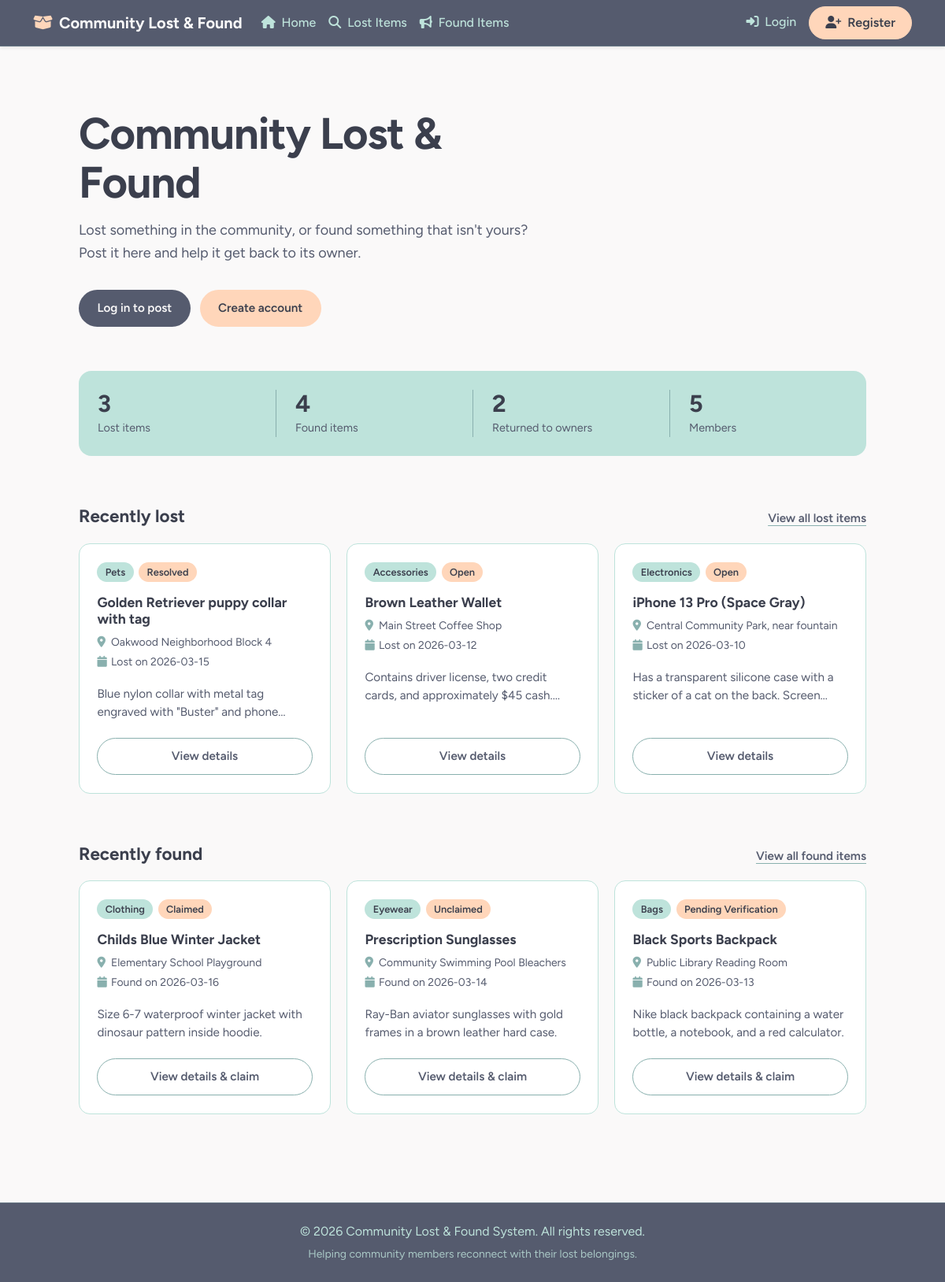
The page / on the database its author committed.
### tables this page shows
CREATE TABLE `lost_items` (
  `id` INT AUTO_INCREMENT PRIMARY KEY,
  `user_id` INT NOT NULL,
  `title` VARCHAR(150) NOT NULL,
  `category` VARCHAR(50) NOT NULL,
  `description` TEXT NOT NULL,
  `location_lost` VARCHAR(150) NOT NULL,
  `date_lost` DATE NOT NULL,
  `image_path` VARCHAR(255) DEFAULT NULL,
  `status` ENUM('Open', 'Resolved', 'Closed') NOT NULL DEFAULT 'Open',
  `created_at` TIMESTAMP DEFAULT CURRENT_TIMESTAMP,
  CONSTRAINT `fk_lost_user` FOREIGN KEY (`user_id`) REFERENCES `users` (`id`) ON DELETE CASCADE
);

CREATE TABLE `found_items` (
  `id` INT AUTO_INCREMENT PRIMARY KEY,
  `user_id` INT NOT NULL,
  `title` VARCHAR(150) NOT NULL,
  `category` VARCHAR(50) NOT NULL,
  `description` TEXT NOT NULL,
  `location_found` VARCHAR(150) NOT NULL,
  `date_found` DATE NOT NULL,
  `image_path` VARCHAR(255) DEFAULT NULL,
  `status` ENUM('Unclaimed', 'Pending Verification', 'Claimed') NOT NULL DEFAULT 'Unclaimed',
  `created_at` TIMESTAMP DEFAULT CURRENT_TIMESTAMP,
  CONSTRAINT `fk_found_user` FOREIGN KEY (`user_id`) REFERENCES `users` (`id`) ON DELETE CASCADE
);

### db.php (called while the page is built, shortened)
<?php
function isLoggedIn() {
    return isset($_SESSION['user_id']);
}

### index.php (the view, shortened to what this page needs)
<?php
require_once 'db.php';
$stats = [
    'lost' => $pdo->query("SELECT COUNT(*) FROM lost_items")->fetchColumn(),
    'found' => $pdo->query("SELECT COUNT(*) FROM found_items")->fetchColumn(),
    'resolved' => $pdo->query("SELECT COUNT(*) FROM lost_items WHERE status='Resolved'")->fetchColumn() +
                  $pdo->query("SELECT COUNT(*) FROM found_items WHERE status='Claimed'")->fetchColumn(),
    'users' => $pdo->query("SELECT COUNT(*) FROM users")->fetchColumn()
];
$recentLost = $pdo->query("SELECT l.*, u.full_name FROM lost_items l JOIN users u ON l.user_id = u.id ORDER BY l.created_at DESC LIMIT 3")->fetchAll();
$recentFound = $pdo->query("SELECT f.*, u.full_name FROM found_items f JOIN users u ON f.user_id = u.id ORDER BY f.created_at DESC LIMIT 3")->fetchAll();
include 'header.php';
?>
<header class="lf-hero">
    <div class="lf-wrap">
        <h1>Community Lost &amp; Found</h1>
        <p>Lost something in the community, or found something that isn't yours? Post it here and help it get back to its owner.</p>
        <div class="lf-actions">
            <?php if (isLoggedIn()): ?>
                <a href="post_lost.php" class="lf-btn lf-btn-primary">Post lost item</a>
                <a href="post_found.php" class="lf-btn lf-btn-accent">Post found item</a>
            <?php else: ?>
                <a href="login.php" class="lf-btn lf-btn-primary">Log in to post</a>
                <a href="register.php" class="lf-btn lf-btn-accent">Create account</a>
            <?php endif; ?>
        </div>
    </div>
</header>
<main class="lf-wrap">
    <section class="lf-stats" aria-label="Community statistics">
        <div class="lf-stat"><strong><?php echo $stats['lost']; ?></strong><span>Lost items</span></div>
        <div class="lf-stat"><strong><?php echo $stats['found']; ?></strong><span>Found items</span></div>
        <div class="lf-stat"><strong><?php echo $stats['resolved']; ?></strong><span>Returned to owners</span></div>
        <div class="lf-stat"><strong><?php echo $stats['users']; ?></strong><span>Members</span></div>
    </section>
    <section class="lf-section">
        <div class="lf-section-head">
            <h2>Recently lost</h2>
            <a href="lost_items.php" class="lf-link">View all lost items</a>
        </div>
        <?php if (empty($recentLost)): ?>
            <p class="lf-empty">No lost items reported yet. If you've lost something, post it so others can help.</p>
        <?php else: ?>
            <div class="lf-grid">
                <?php foreach ($recentLost as $item): ?>
                    <article class="lf-item">
                        <div class="lf-tags">
                            <span class="lf-tag"><?php echo htmlspecialchars($item['category']); ?></span>
                            <span class="lf-tag lf-tag-status"><?php echo htmlspecialchars($item['status']); ?></span>
                        </div>
                        <h3><?php echo htmlspecialchars($item['title']); ?></h3>
                        <p class="lf-meta"><i class="fa-solid fa-map-marker-alt"></i><?php echo htmlspecialchars($item['location_lost']); ?></p>
                        <p class="lf-meta"><i class="fa-solid fa-calendar"></i>Lost on <?php echo htmlspecialchars($item['date_lost']); ?></p>
                        <p class="lf-desc"><?php echo htmlspecialchars($item['description']); ?></p>
                        <a href="lost_detail.php?id=<?php echo (int)$item['id']; ?>" class="lf-btn lf-btn-ghost">View details</a>
                    </article>
                <?php endforeach; ?>
            </div>
        <?php endif; ?>
    </section>
    <section class="lf-section">
        <div class="lf-section-head">
            <h2>Recently found</h2>
            <a href="found_items.php" class="lf-link">View all found items</a>
        </div>
        <?php if (empty($recentFound)): ?>
            <p class="lf-empty">No found items reported yet. If you've found something, post it so the owner can claim it.</p>
        <?php else: ?>
            <div class="lf-grid">
                <?php foreach ($recentFound as $item): ?>
                    <article class="lf-item">
                        <div class="lf-tags">
                            <span class="lf-tag"><?php echo htmlspecialchars($item['category']); ?></span>
                            <span class="lf-tag lf-tag-status"><?php echo htmlspecialchars($item['status']); ?></span>
                        </div>
                        <h3><?php echo htmlspecialchars($item['title']); ?></h3>
                        <p class="lf-meta"><i class="fa-solid fa-map-marker-alt"></i><?php echo htmlspecialchars($item['location_found']); ?></p>
                        <p class="lf-meta"><i class="fa-solid fa-calendar"></i>Found on <?php echo htmlspecialchars($item['date_found']); ?></p>
                        <p class="lf-desc"><?php echo htmlspecialchars($item['description']); ?></p>
                        <a href="found_detail.php?id=<?php echo (int)$item['id']; ?>" class="lf-btn lf-btn-ghost">View details &amp; claim</a>
                    </article>
                <?php endforeach; ?>
            </div>
        <?php endif; ?>
    </section>
</main>
<?php include 'footer.php'; ?>

### header.php (style rules this page uses)
:root { --blue-slate: #555b6eff; --muted-teal: #89b0aeff; --frozen-water: #bee3dbff; --bright-snow: #faf9f9ff; --peach-fuzz: #ffd6baff; --ink: #3b3f4d; }
body { background-color: var(--bright-snow); color: var(--blue-slate); font-family: 'Figtree', system-ui, -apple-system, 'Segoe UI', sans-serif; display: flex; flex-direction: column; min-height: 100vh; }
main { flex: 1; }

### index.php (style rules this page uses)
:root { --blue-slate: #555b6eff; --muted-teal: #89b0aeff; --frozen-water: #bee3dbff; --bright-snow: #faf9f9ff; --peach-fuzz: #ffd6baff; --ink: #3b3f4d; }
body { background: var(--bright-snow); color: var(--blue-slate); font-family: 'Figtree', system-ui, -apple-system, 'Segoe UI', sans-serif; }
.lf-wrap { max-width: 1040px; margin: 0 auto; padding: 0 1.25rem; }
.lf-hero { padding: 5rem 0 3.5rem; }
.lf-hero h1 { font-size: clamp(2.25rem, 5vw, 3.5rem); font-weight: 700; letter-spacing: -0.02em; line-height: 1.1; color: var(--ink); margin: 0 0 1rem; max-width: 16ch; }
.lf-hero p { font-size: 1.125rem; line-height: 1.6; max-width: 52ch; margin: 0 0 2rem; }
.lf-actions { display: flex; flex-wrap: wrap; gap: .75rem; }
.lf-btn { display: inline-block; padding: .7rem 1.4rem; border-radius: 999px; font-weight: 600; font-size: .95rem; text-decoration: none; border: 1.5px solid transparent; transition: background-color .15s, color .15s, border-color .15s; }
.lf-btn-primary { background: var(--blue-slate); color: var(--bright-snow); }
.lf-btn-accent { background: var(--peach-fuzz); color: var(--ink); }
.lf-btn-ghost { border-color: var(--muted-teal); color: var(--blue-slate); background: transparent; }
.lf-stats { display: grid; grid-template-columns: repeat(4, 1fr); background: var(--frozen-water); border-radius: 16px; padding: 1.5rem 0; margin-bottom: 4rem; }
.lf-stat { padding: 0 1.5rem; border-left: 1px solid var(--muted-teal); }
.lf-stat:first-child { border-left: 0; }
.lf-stat strong { display: block; font-size: 1.9rem; font-weight: 700; color: var(--ink); line-height: 1.2; }
.lf-stat span { font-size: .9rem; }
.lf-section { margin-bottom: 4rem; }
.lf-section-head { display: flex; justify-content: space-between; align-items: baseline; gap: 1rem; margin-bottom: 1.25rem; }
.lf-section-head h2 { font-size: 1.4rem; font-weight: 700; color: var(--ink); margin: 0; }
.lf-link { color: var(--blue-slate); font-weight: 600; font-size: .95rem; text-decoration: underline; text-decoration-color: var(--muted-teal); text-underline-offset: 4px; }
.lf-grid { display: grid; grid-template-columns: repeat(3, 1fr); gap: 1.25rem; }
.lf-item { display: flex; flex-direction: column; background: #fff; border: 1px solid var(--frozen-water); border-radius: 14px; padding: 1.4rem; }
.lf-tags { display: flex; flex-wrap: wrap; gap: .4rem; margin-bottom: .9rem; }
.lf-tag { font-size: .8rem; font-weight: 600; padding: .2rem .65rem; border-radius: 999px; background: var(--frozen-water); color: var(--ink); }
.lf-tag-status { background: var(--peach-fuzz); }
.lf-item h3 { font-size: 1.1rem; font-weight: 700; color: var(--ink); margin: 0 0 .6rem; }
.lf-meta { font-size: .875rem; margin: 0 0 .25rem; }
.lf-meta i { color: var(--muted-teal); width: 1.1rem; }
.lf-desc { margin: .9rem 0 1.25rem; font-size: .95rem; line-height: 1.55; display: -webkit-box; -webkit-line-clamp: 2; -webkit-box-orient: vertical; overflow: hidden; }
.lf-item .lf-btn { margin-top: auto; text-align: center; }

### rows shown on the page
lost_items: category "Pets", status "Resolved", title "Golden Retriever puppy collar with tag", location_lost "Oakwood Neighborhood Block 4", date_lost "2026-03-15", description "Blue nylon collar with metal tag engraved with \"Buster\" and…"
lost_items: category "Accessories", status "Open", title "Brown Leather Wallet", location_lost "Main Street Coffee Shop", date_lost "2026-03-12", description "Contains driver license, two credit cards, and approximately $45…"
lost_items: category "Electronics", status "Open", title "iPhone 13 Pro (Space Gray)", location_lost "Central Community Park, near fountain", date_lost "2026-03-10", description "Has a transparent silicone case with a sticker of a cat on the back.…"
found_items: category "Clothing", status "Claimed", title "Childs Blue Winter Jacket", location_found "Elementary School Playground", date_found "2026-03-16", description "Size 6-7 waterproof winter jacket with dinosaur pattern inside hoodie."
found_items: category "Eyewear", status "Unclaimed", title "Prescription Sunglasses", location_found "Community Swimming Pool Bleachers", date_found "2026-03-14", description "Ray-Ban aviator sunglasses with gold frames in a brown leather hard case."
found_items: category "Bags", status "Pending Verification", title "Black Sports Backpack", location_found "Public Library Reading Room", date_found "2026-03-13", description "Nike black backpack containing a water bottle, a notebook, and a red calculator."

### other values the page prints
$stats['lost'] "3"
$stats['found'] "4"
$stats['resolved'] "2"
$stats['users'] "5"
